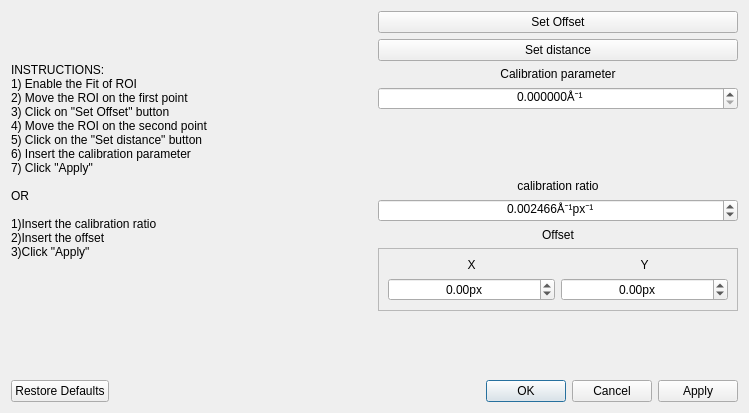
<?xml version="1.0" encoding="UTF-8"?>
<ui version="4.0">
 <class>Dialog</class>
 <widget class="QDialog" name="Dialog">
  <property name="geometry">
   <rect>
    <x>0</x>
    <y>0</y>
    <width>749</width>
    <height>413</height>
   </rect>
  </property>
  <property name="windowTitle">
   <string>Calibrate Image</string>
  </property>
  <layout class="QGridLayout" name="gridLayout">
   <item row="6" column="1">
    <widget class="QDoubleSpinBox" name="doubleSpinBox">
     <property name="alignment">
      <set>Qt::AlignCenter</set>
     </property>
     <property name="suffix">
      <string>Å⁻¹px⁻¹</string>
     </property>
     <property name="decimals">
      <number>6</number>
     </property>
     <property name="minimum">
      <double>-10000.000000000000000</double>
     </property>
     <property name="maximum">
      <double>10000.000000000000000</double>
     </property>
     <property name="singleStep">
      <double>0.001000000000000</double>
     </property>
     <property name="value">
      <double>0.002466000000000</double>
     </property>
    </widget>
   </item>
   <item row="9" column="1">
    <spacer name="verticalSpacer_2">
     <property name="orientation">
      <enum>Qt::Vertical</enum>
     </property>
     <property name="sizeHint" stdset="0">
      <size>
       <width>20</width>
       <height>40</height>
      </size>
     </property>
    </spacer>
   </item>
   <item row="4" column="1">
    <spacer name="verticalSpacer_3">
     <property name="orientation">
      <enum>Qt::Vertical</enum>
     </property>
     <property name="sizeHint" stdset="0">
      <size>
       <width>20</width>
       <height>40</height>
      </size>
     </property>
    </spacer>
   </item>
   <item row="1" column="1">
    <widget class="QPushButton" name="pushButton_2">
     <property name="text">
      <string>Set distance</string>
     </property>
    </widget>
   </item>
   <item row="10" column="0" colspan="2">
    <widget class="QDialogButtonBox" name="buttonBox">
     <property name="orientation">
      <enum>Qt::Horizontal</enum>
     </property>
     <property name="standardButtons">
      <set>QDialogButtonBox::Apply|QDialogButtonBox::Cancel|QDialogButtonBox::Ok|QDialogButtonBox::RestoreDefaults</set>
     </property>
    </widget>
   </item>
   <item row="0" column="1">
    <widget class="QPushButton" name="pushButton">
     <property name="text">
      <string>Set Offset</string>
     </property>
    </widget>
   </item>
   <item row="5" column="1">
    <widget class="QLabel" name="label_2">
     <property name="text">
      <string>calibration ratio</string>
     </property>
     <property name="alignment">
      <set>Qt::AlignCenter</set>
     </property>
    </widget>
   </item>
   <item row="2" column="1">
    <widget class="QLabel" name="label_6">
     <property name="text">
      <string>Calibration parameter</string>
     </property>
     <property name="alignment">
      <set>Qt::AlignCenter</set>
     </property>
    </widget>
   </item>
   <item row="7" column="1">
    <widget class="QLabel" name="label_3">
     <property name="text">
      <string>Offset</string>
     </property>
     <property name="alignment">
      <set>Qt::AlignCenter</set>
     </property>
    </widget>
   </item>
   <item row="8" column="1">
    <widget class="QFrame" name="frame">
     <property name="frameShape">
      <enum>QFrame::StyledPanel</enum>
     </property>
     <property name="frameShadow">
      <enum>QFrame::Raised</enum>
     </property>
     <layout class="QGridLayout" name="gridLayout_2">
      <item row="0" column="0">
       <widget class="QLabel" name="label_4">
        <property name="text">
         <string>X</string>
        </property>
        <property name="alignment">
         <set>Qt::AlignCenter</set>
        </property>
       </widget>
      </item>
      <item row="0" column="1">
       <widget class="QLabel" name="label_5">
        <property name="text">
         <string>Y</string>
        </property>
        <property name="alignment">
         <set>Qt::AlignCenter</set>
        </property>
       </widget>
      </item>
      <item row="1" column="0">
       <widget class="QDoubleSpinBox" name="doubleSpinBox_2">
        <property name="alignment">
         <set>Qt::AlignCenter</set>
        </property>
        <property name="suffix">
         <string>px</string>
        </property>
        <property name="minimum">
         <double>-10000.000000000000000</double>
        </property>
        <property name="maximum">
         <double>10000.000000000000000</double>
        </property>
       </widget>
      </item>
      <item row="1" column="1">
       <widget class="QDoubleSpinBox" name="doubleSpinBox_3">
        <property name="alignment">
         <set>Qt::AlignCenter</set>
        </property>
        <property name="suffix">
         <string>px</string>
        </property>
        <property name="minimum">
         <double>-10000.000000000000000</double>
        </property>
        <property name="maximum">
         <double>10000.000000000000000</double>
        </property>
       </widget>
      </item>
     </layout>
    </widget>
   </item>
   <item row="3" column="1">
    <widget class="QDoubleSpinBox" name="doubleSpinBox_4">
     <property name="alignment">
      <set>Qt::AlignCenter</set>
     </property>
     <property name="suffix">
      <string>Å⁻¹</string>
     </property>
     <property name="decimals">
      <number>6</number>
     </property>
     <property name="maximum">
      <double>1000.000000000000000</double>
     </property>
     <property name="singleStep">
      <double>0.010000000000000</double>
     </property>
    </widget>
   </item>
   <item row="0" column="0" rowspan="9">
    <widget class="QLabel" name="label">
     <property name="text">
      <string>INSTRUCTIONS:
1) Enable the Fit of ROI
2) Move the ROI on the first point
3) Click on &quot;Set Offset&quot; button
4) Move the ROI on the second point
5) Click on the &quot;Set distance&quot; button
6) Insert the calibration parameter
7) Click &quot;Apply&quot;

OR

1)Insert the calibration ratio
2)Insert the offset
3)Click &quot;Apply&quot;</string>
     </property>
    </widget>
   </item>
  </layout>
 </widget>
 <resources/>
 <connections>
  <connection>
   <sender>buttonBox</sender>
   <signal>accepted()</signal>
   <receiver>Dialog</receiver>
   <slot>accept()</slot>
   <hints>
    <hint type="sourcelabel">
     <x>227</x>
     <y>385</y>
    </hint>
    <hint type="destinationlabel">
     <x>157</x>
     <y>274</y>
    </hint>
   </hints>
  </connection>
  <connection>
   <sender>buttonBox</sender>
   <signal>rejected()</signal>
   <receiver>Dialog</receiver>
   <slot>reject()</slot>
   <hints>
    <hint type="sourcelabel">
     <x>295</x>
     <y>391</y>
    </hint>
    <hint type="destinationlabel">
     <x>286</x>
     <y>274</y>
    </hint>
   </hints>
  </connection>
 </connections>
</ui>
